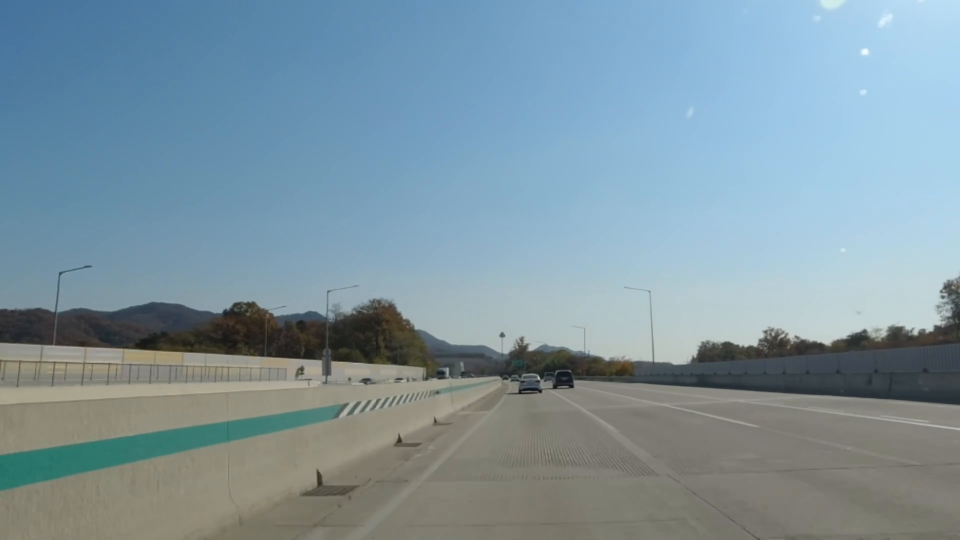
#> input picture frame 19 of d.mkv, 1920 x 1080 px, given in place of drive3.mp4, which was not available (shown at 1/2 size)
$ python drive3-1.py
#> lines starting #> are read from the running program, lines starting #| are printed output that depends on the picture; after the words box and inside, x2 and y2 are one past the last pixel; in counts of white or black regions, pixels touching at a corner belong together; pictures that were not available may be replaced by others from this repository, and a replacement may not be noted
#> further down, frame is the input picture: shape (1080, 1920, 3); mean B, G, R 160.5, 149.2, 126.2
import cv2
import numpy as np

def resize_frame(frame, height=500):
    h, w = frame.shape[:2]
    aspect_ratio = w / h
    width = int(height * aspect_ratio)
    return cv2.resize(frame, (width, height))

def process_frame(frame):
    # BGR 영상에서 흰색 후보 검출
    lower_white = np.array([160, 170, 170])
    upper_white = np.array([255, 255, 255])
    white_mask = cv2.inRange(frame, lower_white, upper_white)
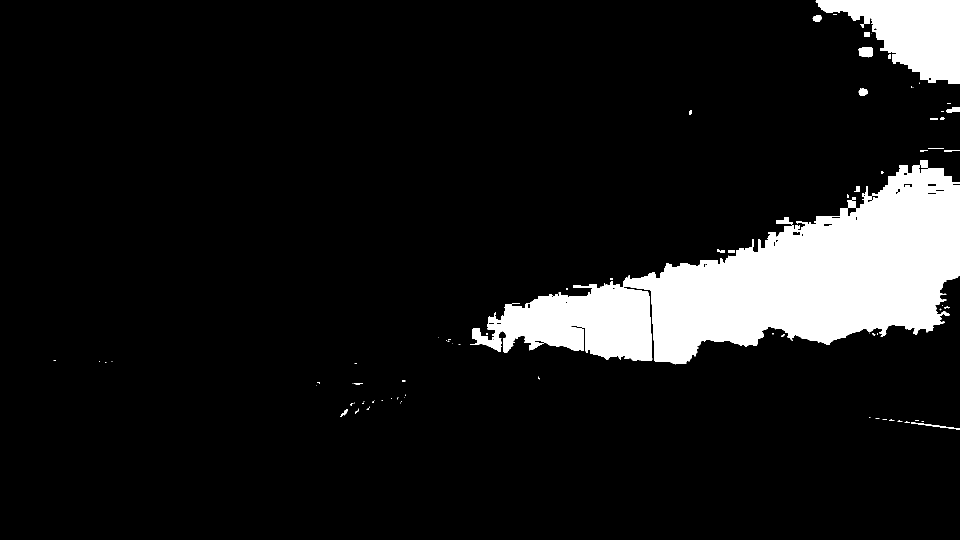
#> white_mask: shape (1080, 1920) (shown at 1/2 size); 10.1% white; 83 white regions (57 under 20 px), largest, box (x1, y1, x2, y2) and area: (940, 320, 1920, 729) 178299, (1631, 0, 1920, 168) 27295, (1716, 94, 1746, 115) 527

    # HSV 영상에서 노란색 차선 후보 검출
    hsv = cv2.cvtColor(frame, cv2.COLOR_BGR2HSV)
#> hsv: shape (1080, 1920, 3); mean H, S, V 76.2, 64.4, 165.5
    lower_yellow = np.array([10, 100, 100])
    upper_yellow = np.array([40, 255, 255])
    yellow_mask = cv2.inRange(hsv, lower_yellow, upper_yellow)
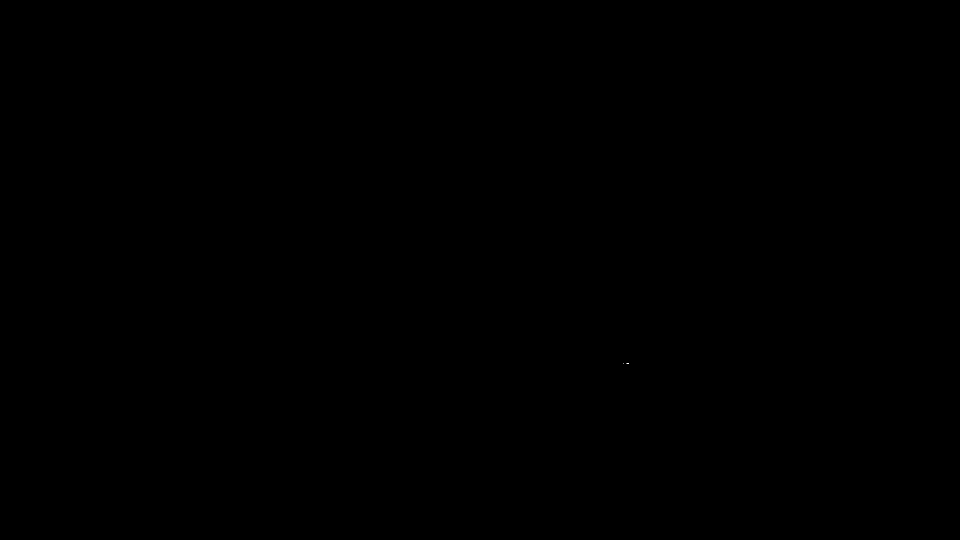
#> yellow_mask: shape (1080, 1920) (shown at 1/2 size); 0% white in thin lines or dots, all inside (x1, y1, x2, y2) = (1246, 726, 1258, 727)

    # 검출한 후보 합치기
    combined_mask = cv2.bitwise_or(white_mask, yellow_mask)

    # 필터링 및 마스킹
    result = cv2.bitwise_and(frame, frame, mask=combined_mask)
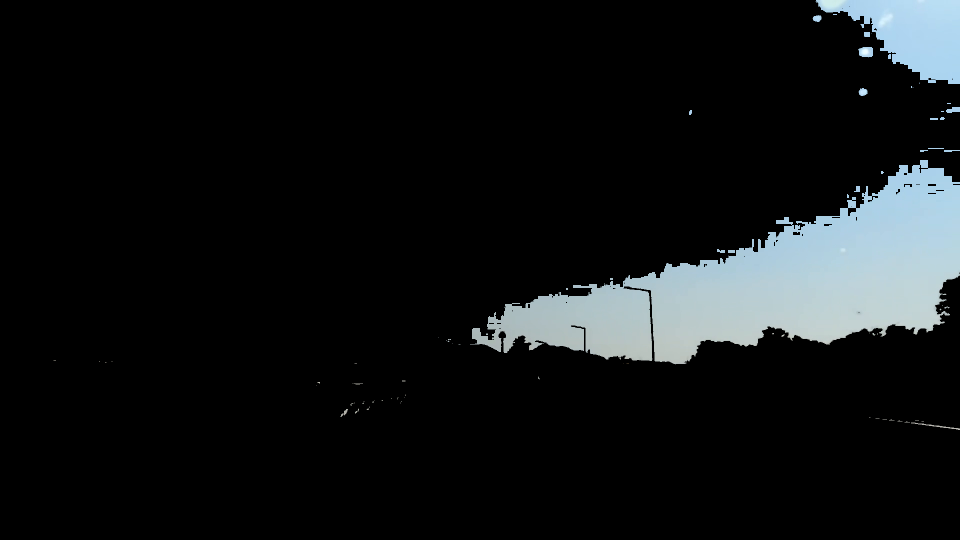
#> result: shape (1080, 1920, 3) (shown at 1/2 size); mean B, G, R 21.7, 20.6, 18.1

    # 영상을 GrayScale로 변환
    gray = cv2.cvtColor(result, cv2.COLOR_BGR2GRAY)
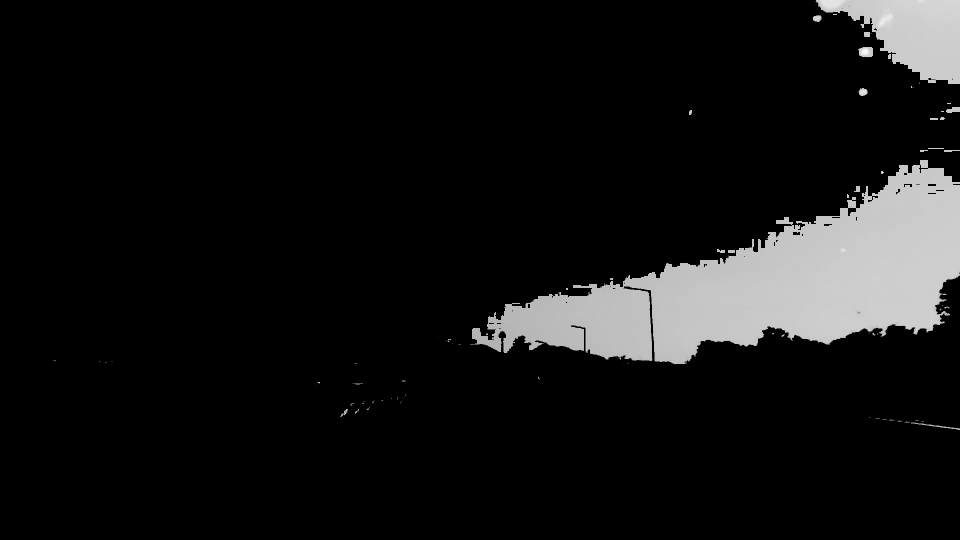
#> gray: shape (1080, 1920) (shown at 1/2 size); min 0, max 249, mean 20

    # Canny Edge Detection으로 엣지 추출
    edges = cv2.Canny(gray, 50, 150)
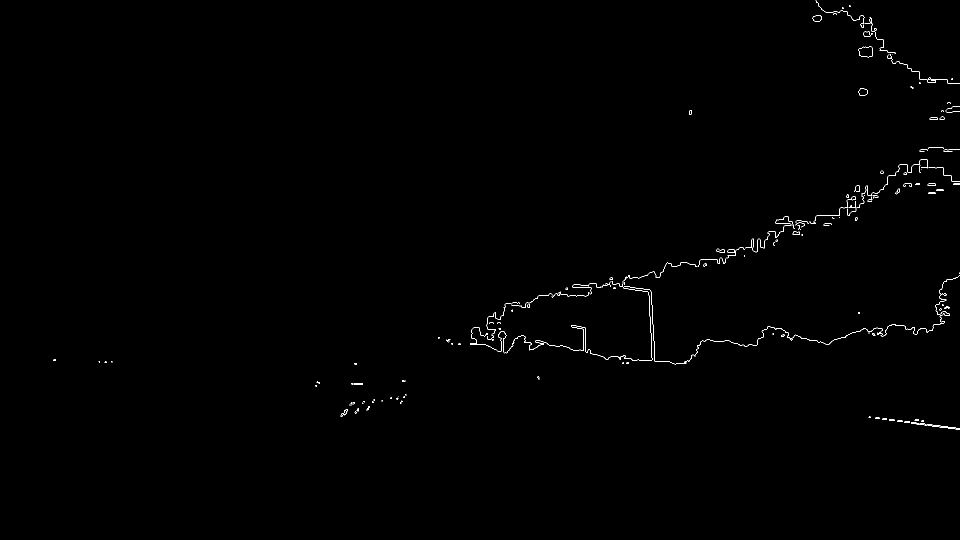
#> edges: shape (1080, 1920) (shown at 1/2 size); 0.34% white in thin lines or dots, all inside (x1, y1, x2, y2) = (106, 0, 1920, 860)

    return result, edges

def roi(edges):
    mask = np.zeros_like(edges)
    h, w = edges.shapeq
    roi_vertices = np.array([[(w // 3, h), (w // 3, h // 4 * 3), (w // 3 * 2, h // 4 * 3), (w // 3 * 2, h)]], dtype=np.int32)
    cv2.fillPoly(mask, roi_vertices, 255)
    return cv2.bitwise_and(edges, mask)


def hough_lines(edges):
    return cv2.HoughLinesP(edges, 1, np.pi / 180, 100, minLineLength=100, maxLineGap=50)

def draw_lines(frame, lines):
    if lines is not None:
        for line in lines:
            x1, y1, x2, y2 = line[0]
            angle = np.arctan2(y2 - y1, x2 - x1) * 180 / np.pi
            if abs(angle) > 10:  # 수평에 가까운 직선 무시
                cv2.line(frame, (x1, y1), (x2, y2), (0, 0, 255), 2)
    return frame


# 웹캠에서 영상 가져오기
cap = cv2.VideoCapture("drive3.mp4")

while True:
    ret, frame = cap.read()

    if not ret:
        break

    # 프레임 처리 및 결과 창에 띄우기
    result, edges = process_frame(frame)
    resized_result = resize_frame(result)
#> in resize_frame, `return cv2.resize(frame, (width, height))`:
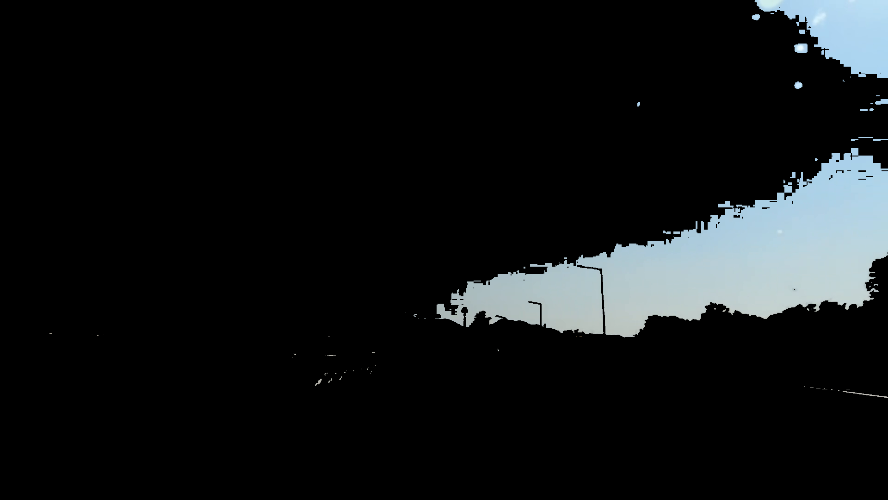
#> returned value: shape (500, 888, 3); mean of channels 0, 1, 2 21.7, 20.6, 18.1; drawn as B, G, R
    resized_edges = resize_frame(edges)
#> call 2 of resize_frame, with height = 500
#> in resize_frame (call 2), `return cv2.resize(frame, (width, height))`:
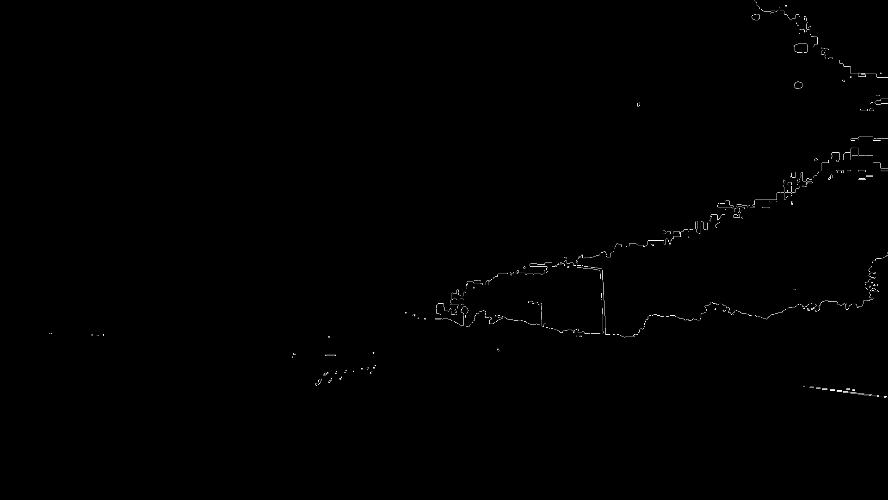
#> returned value: shape (500, 888); min 0, max 255, mean 0.8
    cv2.imshow("Result", resized_result)
    cv2.imshow("Edges", resized_edges)

    # 관심 영역을 적용한 엣지 추출
#> (the run stopped early here; a loop or call above may not have finished)

$ run again, starting later in the video
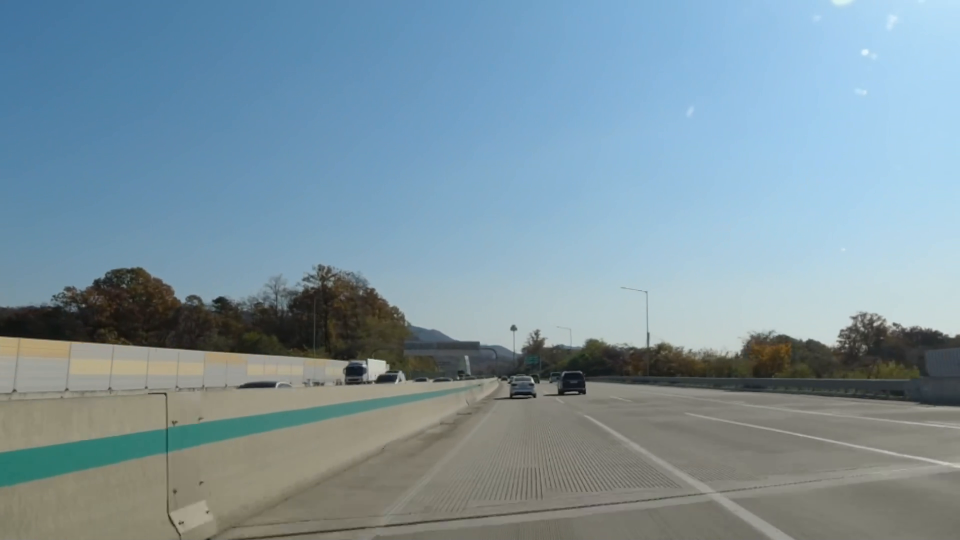
#> input picture frame 85 of d.mkv, 1920 x 1080 px, given in place of drive3.mp4, which was not available (shown at 1/2 size)
#> frame is the input picture: shape (1080, 1920, 3); mean B, G, R 159.2, 147.7, 124.5
#> in process_frame, `white_mask = cv2.inRange(frame, lower_white, upper_white)`:
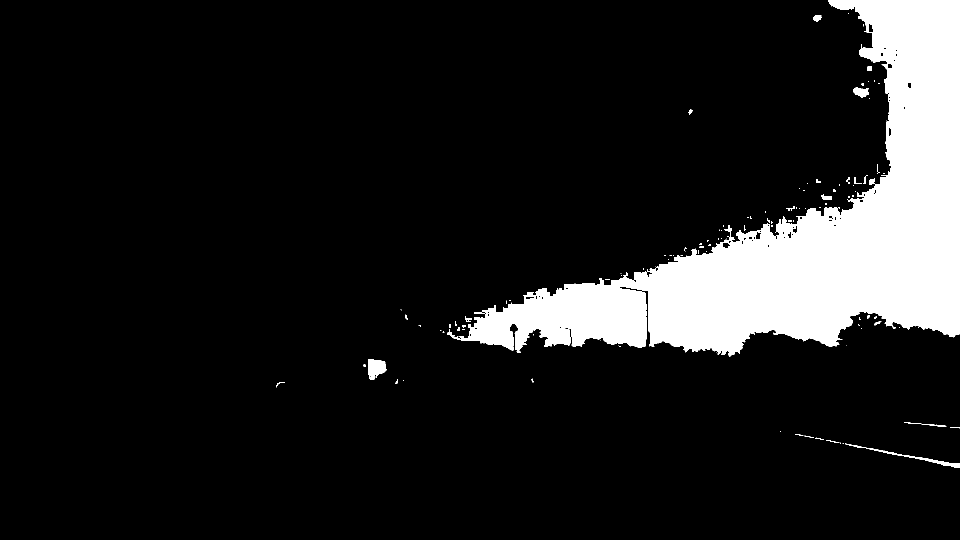
#> white_mask: shape (1080, 1920) (shown at 1/2 size); 11.9% white; 111 white regions (72 under 20 px), largest, box (x1, y1, x2, y2) and area: (895, 0, 1920, 713) 242837, (736, 718, 773, 759) 1074, (1690, 887, 1920, 936) 937
#> hsv: shape (1080, 1920, 3); mean H, S, V 73.6, 68, 165.2
#> yellow_mask: shape (1080, 1920); 0.01% white; 5 white regions (3 under 20 px), largest, box (x1, y1, x2, y2) and area: (1560, 690, 1575, 704) 91, (1532, 694, 1543, 704) 69
#> edges: shape (1080, 1920); 0.36% white in thin lines or dots, all inside (x1, y1, x2, y2) = (551, 0, 1920, 936)
#> in resize_frame (call 2), `return cv2.resize(frame, (width, height))`:
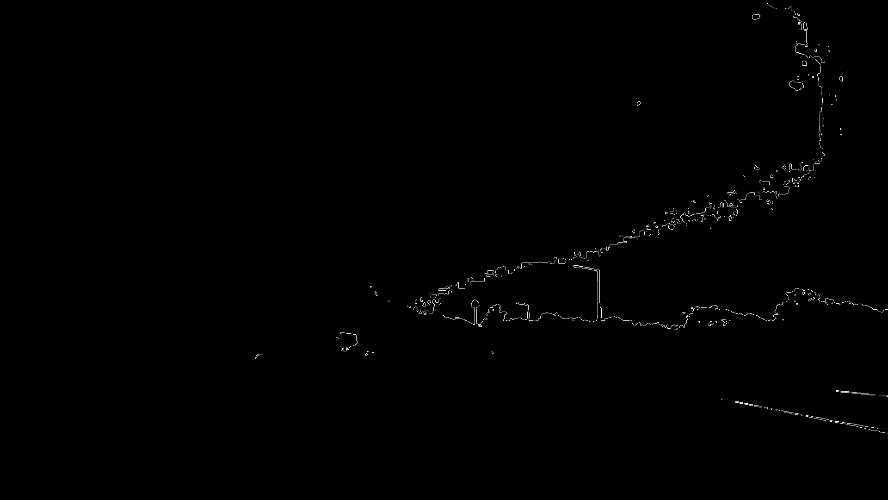
#> returned value: shape (500, 888); min 0, max 255, mean 0.9

$ run again, starting later in the video
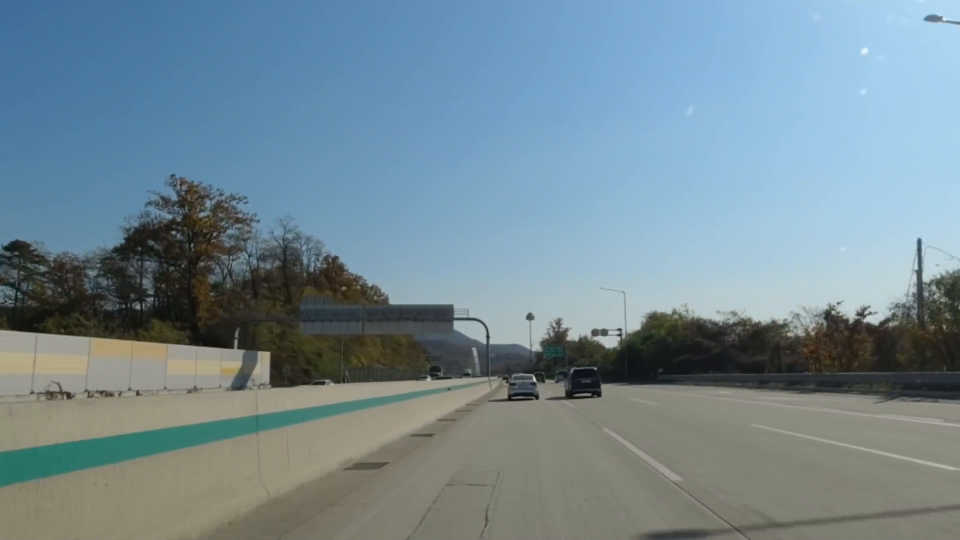
#> input picture frame 152 of d.mkv, 1920 x 1080 px, given in place of drive3.mp4, which was not available (shown at 1/2 size)
#> frame is the input picture: shape (1080, 1920, 3); mean B, G, R 148.2, 137.8, 116
#> in process_frame, `white_mask = cv2.inRange(frame, lower_white, upper_white)`:
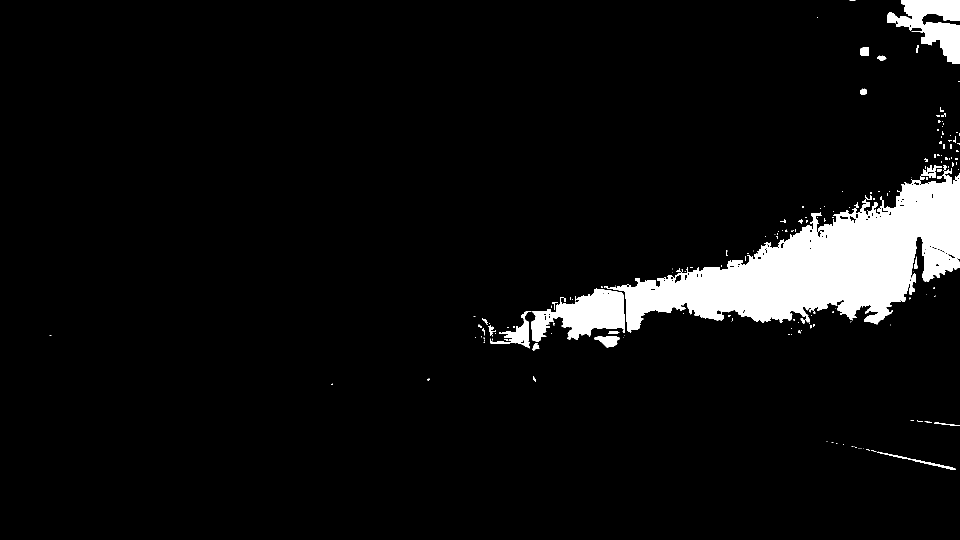
#> white_mask: shape (1080, 1920) (shown at 1/2 size); 6% white; 170 white regions (121 under 20 px), largest, box (x1, y1, x2, y2) and area: (1208, 330, 1920, 665) 97508, (1063, 576, 1250, 684) 11159, (1774, 0, 1920, 128) 9448
#> hsv: shape (1080, 1920, 3); mean H, S, V 72.4, 69.4, 154.6
#> yellow_mask: shape (1080, 1920); 0.01% white; 2 white regions (1 under 20 px), largest, box (x1, y1, x2, y2) and area: (446, 737, 474, 746) 211
#> edges: shape (1080, 1920); 0.42% white in thin lines or dots, all inside (x1, y1, x2, y2) = (99, 0, 1920, 939)
#> in resize_frame (call 2), `return cv2.resize(frame, (width, height))`:
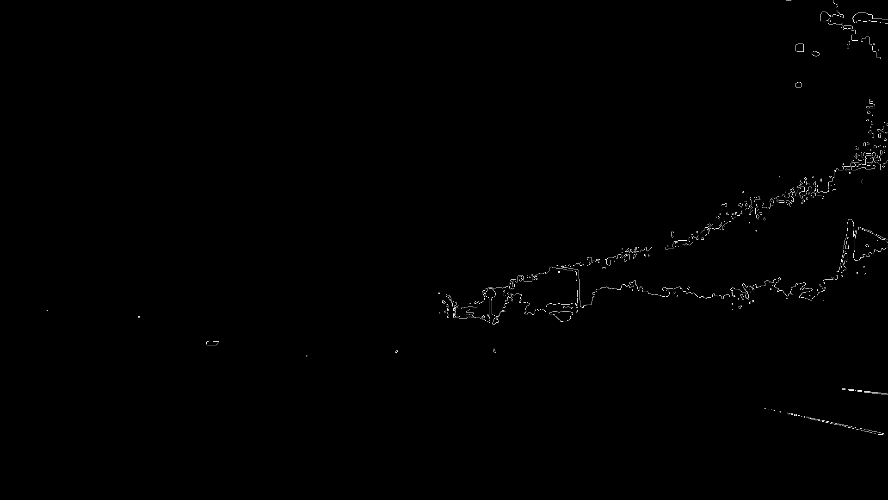
#> returned value: shape (500, 888); min 0, max 255, mean 1.1
